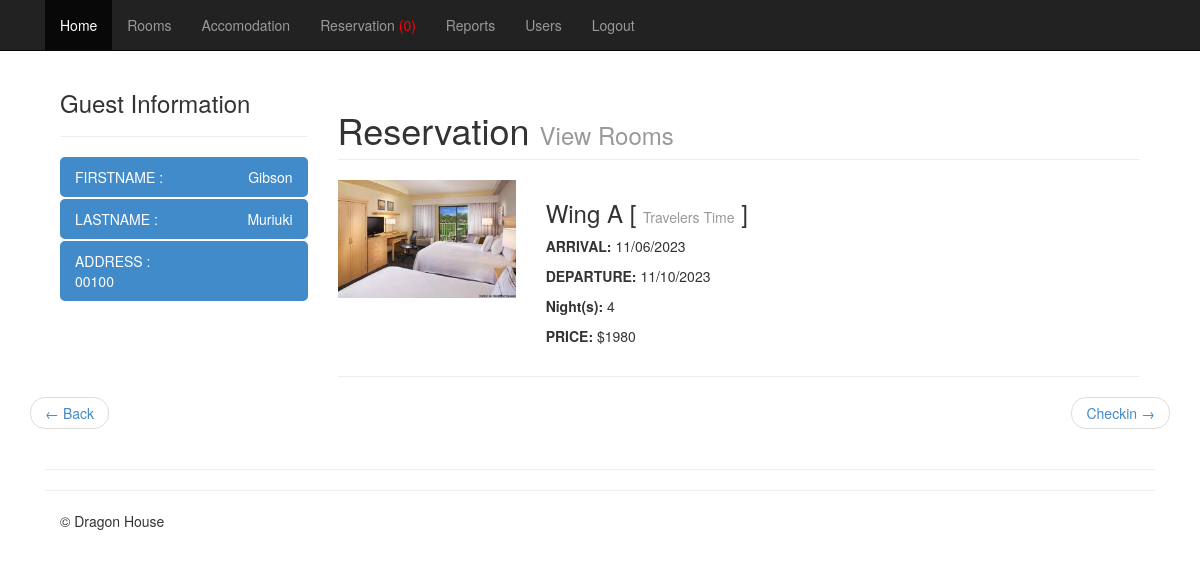
The app's page /admin/mod_reservation/index.php?view=view&code=44mbkszk (signed in) with its own data.
### tables this page shows
CREATE TABLE `tblpayment` (
  `SUMMARYID` int(11) NOT NULL,
  `TRANSDATE` datetime NOT NULL,
  `CONFIRMATIONCODE` varchar(30) NOT NULL,
  `PQTY` int(11) NOT NULL,
  `GUESTID` int(11) NOT NULL,
  `SPRICE` double NOT NULL,
  `MSGVIEW` tinyint(1) NOT NULL,
  `STATUS` varchar(30) NOT NULL
);

CREATE TABLE `tblguest` (
  `GUESTID` int(11) NOT NULL,
  `REFNO` int(11) NOT NULL,
  `G_FNAME` varchar(30) NOT NULL,
  `G_LNAME` varchar(30) NOT NULL,
  `G_CITY` varchar(90) NOT NULL,
  `G_ADDRESS` varchar(90) NOT NULL,
  `DBIRTH` date NOT NULL,
  `G_PHONE` varchar(20) NOT NULL,
  `G_NATIONALITY` varchar(30) NOT NULL,
  `G_COMPANY` varchar(90) NOT NULL,
  `G_CADDRESS` varchar(90) NOT NULL,
  `G_TERMS` tinyint(4) NOT NULL,
  `G_EMAIL` varchar(99) NOT NULL,
  `G_UNAME` varchar(255) NOT NULL,
  `G_PASS` varchar(255) NOT NULL,
  `ZIP` int(11) NOT NULL,
  `LOCATION` varchar(125) NOT NULL
);

CREATE TABLE `tblreservation` (
  `RESERVEID` int(11) NOT NULL,
  `CONFIRMATIONCODE` varchar(50) NOT NULL,
  `TRANSDATE` date NOT NULL,
  `ROOMID` int(11) NOT NULL,
  `ARRIVAL` datetime NOT NULL,
  `DEPARTURE` datetime NOT NULL,
  `RPRICE` double NOT NULL,
  `GUESTID` int(11) NOT NULL,
  `PRORPOSE` varchar(30) NOT NULL,
  `STATUS` varchar(11) NOT NULL,
  `BOOKDATE` datetime NOT NULL,
  `REMARKS` text NOT NULL,
  `USERID` int(11) NOT NULL
);

CREATE TABLE `tblroom` (
  `ROOMID` int(11) NOT NULL,
  `ROOMNUM` int(11) NOT NULL,
  `ACCOMID` int(11) NOT NULL,
  `ROOM` varchar(30) NOT NULL,
  `ROOMDESC` varchar(255) NOT NULL,
  `NUMPERSON` int(11) NOT NULL,
  `PRICE` double NOT NULL,
  `ROOMIMAGE` varchar(255) NOT NULL,
  `OROOMNUM` int(11) NOT NULL,
  `RoomTypeID` int(11) NOT NULL
);

CREATE TABLE `tblaccomodation` (
  `ACCOMID` int(11) NOT NULL,
  `ACCOMODATION` varchar(30) NOT NULL,
  `ACCOMDESC` varchar(90) NOT NULL
);

### admin/mod_reservation/index.php (called while the page is built, shortened)
<?php
require_once '../themes/backendTemplate.php';
?>

### includes/database.php (called while the page is built, shortened)
<?php
class Database {
	var $sql_string = '';
	private $conn;
	public function open_connection() {
		$this->conn = mysqli_connect(DB_SERVER,DB_USER,DB_PASS);
		if(!$this->conn){
			echo "Problem in database connection! Contact administrator!";
			exit();
		}else{
			$db_select = mysqli_select_db($this->conn,DB_NAME);
		}
	}
	function setQuery($sql='') {
		$this->sql_string=$sql;
	}
	function executeQuery() {
		$result = mysqli_query($this->conn,$this->sql_string);
		return $result;
	}
	private function confirm_query($result) {
		return $result;
	}
	function loadResultList( $key='' ) {
		$cur = $this->executeQuery();
		$array = array();
		while ($row = mysqli_fetch_object($cur)) {
			if ($key) {
				$array[$row->$key] = $row;
			} else {
				$array[] = $row;
			}
		}
		return $array;
	}
	function loadSingleResult() {
		$cur = $this->executeQuery();
		while ($row = mysqli_fetch_object($cur)) {
		return $data = $row;
		}
	}
}
$mydb = new Database();
?>

### includes/functions.php (called while the page is built, shortened)
<?php
	function dateDiff($start, $end) {
	$start_ts = strtotime($start);
	$end_ts = strtotime($end);
	$diff = $end_ts - $start_ts;
	return round($diff / 86400);
	}
?>

### admin/mod_reservation/view.php (the view, shortened to what this page needs)
<?php
$code=$_GET['code'];
		$query="SELECT  `G_FNAME` ,  `G_LNAME` ,  `G_ADDRESS` ,  `TRANSDATE` ,  `CONFIRMATIONCODE` ,  `PQTY` ,  `SPRICE` ,`STATUS`
				FROM  `tblpayment` p,  `tblguest` g
				WHERE p.`GUESTID` = g.`GUESTID` AND `CONFIRMATIONCODE`='".$code."'";
		$mydb->setQuery($query);
		$res = $mydb->loadSingleResult();
		if($res->STATUS=='Confirmed'){
			$stats = '<li class="next"><a href="'.WEB_ROOT .'admin/mod_reservation/controller.php?action=checkin&code='.$res->CONFIRMATIONCODE.
		'">Confirmed &rarr;</a></li>';
		}elseif($res->STATUS=='Checkedin'){
		$stats = '<li class="next"><a href="'.WEB_ROOT .'admin/mod_reservation/controller.php?action=checkout&code='.$res->CONFIRMATIONCODE.
		'">Checkin &rarr;</a></li>';
		}elseif($res->STATUS=='Checkedout'){
		$stats= "";
		}else{
			$stats = '<li class="next"><a href="'.WEB_ROOT .'admin/mod_reservation/controller.php?action=confirm&code='.$res->CONFIRMATIONCODE.
		'">Confirm &rarr;</a></li>';
		}
?>
<div class="container">
 <div class="col-lg-3">
          <div class="box box-solid">
            <div class="box-header with-border">
              <h3 class="box-title ">Guest Information</h3><hr/>
            </div>
            <div class="box-body no-padding">
              <ul class="nav nav-pills nav-stacked">
                <li class="active"><a><i class="fa fa-inbox"></i> FIRSTNAME :
                  <span class="pull-right"><?php echo $res->G_FNAME; ?></span></a></li>
                <li class="active"><a><i class="fa fa-envelope-o"></i> LASTNAME :
                <span class="pull-right"><?php echo $res->G_LNAME; ?></span></a></li>
                <li class="active"><a><i class="fa fa-file-text-o"></i> ADDRESS : <br/>
                <?php echo $res->G_ADDRESS; ?> </a></li>
              </ul>
            </div>
          </div>
 </div>
 <div class="col-lg-9">
        <div class="row">
            <div class="col-lg-12">
                <h1 class="page-header">Reservation
                    <small>View Rooms</small>
                </h1>
            </div>
        </div>
<?php
$query="SELECT *
				FROM  `tblreservation` r,  `tblguest` g,  `tblroom` rm, tblaccomodation a
				WHERE r.`ROOMID` = rm.`ROOMID`
				AND a.`ACCOMID` = rm.`ACCOMID`
				AND g.`GUESTID` = r.`GUESTID`  AND r.`STATUS`<>'Cancelled'
				AND  `CONFIRMATIONCODE` = '".$code."'";
$mydb->setQuery($query);
$res = $mydb->loadResultList();
foreach ($res as $cur) {
$image = WEB_ROOT . 'admin/mod_room/'.$cur->ROOMIMAGE;
$day=dateDiff(date($cur->ARRIVAL),date($cur->DEPARTURE));
?>
        <div class="row">
            <div class="col-md-3">
                    <img class="img-responsive img-hover" src="<?php echo $image ; ?>" alt="">
            </div>
            <div class="col-md-6">
            <div class="box box-solid">
            <ul class="nav nav-pills nav-stacked">
            	<li><h3>
                    <?php echo $cur->ROOM; ?> [ <small><?php echo $cur->ACCOMODATION; ?></small> ]
                </h3>
                </li>
            </ul>
                <p><strong>ARRIVAL: </strong><?php echo date_format(date_create($cur->ARRIVAL),'m/d/Y');?></p>
                <p><strong>DEPARTURE: </strong><?php echo date_format(date_create($cur->DEPARTURE),'m/d/Y'); ?></p>
                <p><strong>Night(s): </strong><?php echo ($day==0) ? '1' : $day; ?></p>
                <p><strong>PRICE: </strong>$<?php echo $cur->RPRICE; ?></p>
            </div>
        </div>
        </div>
        <hr>
       <?php }
       ?>
      </div>
        <div class="row">
            <ul class="pager">
                <li class="previous"><a href="<?php echo WEB_ROOT .'admin/mod_reservation/index.php'; ?>">&larr; Back</a>
                </li>
               <?php echo $stats; ?>
            </ul>
        </div>
        <hr>

### admin/css/offcanvas.css (style rules this page uses)
body { padding-top: 70px; }

### records on screen
tblpayment: GUESTID.G_FNAME "Gibson", GUESTID.G_LNAME "Muriuki", GUESTID.G_ADDRESS "00100"
tblreservation: ROOMID.ROOMIMAGE (picture), ROOMID.ROOM "Wing A", tblaccomodation.ACCOMODATION "Travelers Time", ARRIVAL "11/06/2023", DEPARTURE "11/10/2023", day "4", RPRICE "1980"

### other values on screen
$result->Total "0"
